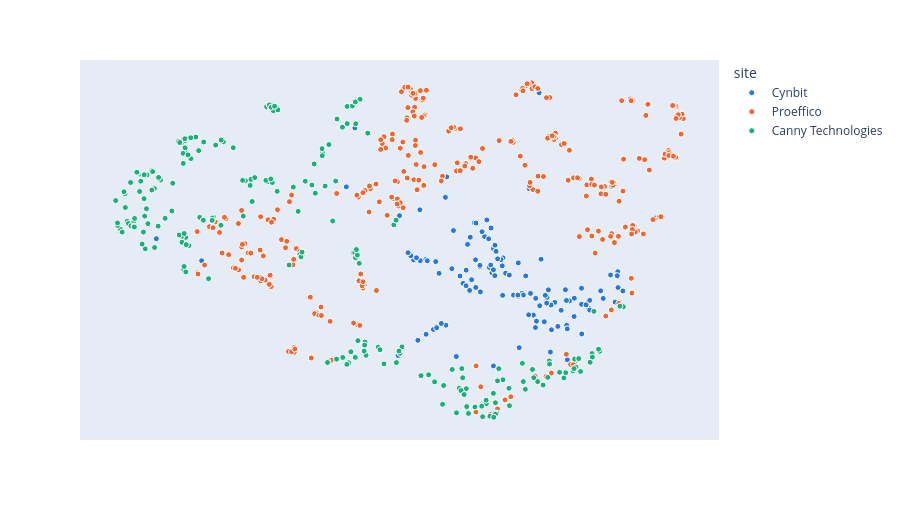

Here is the notebook cell this chart was saved with:
### Markdown cell above
## 4. Topic map

Each dot is a section, coloured by site. Sections that sit close together discuss similar topics. The sites occupy largely separate regions: each agency writes about different subjects, in its own style.

### Code cell
import plotly.express as px
tmap = pd.read_parquet(ROOT / "outputs" / "topic_map.parquet")
tmap = tmap[tmap["cluster_id"] >= 0]
fig = px.scatter(tmap, x="x", y="y", color="site", hover_data=["label", "status", "heading"],
                 color_discrete_sequence=["#2a78d6", "#eb6834", "#1baf7a"], height=520)
fig.update_traces(marker=dict(size=6, line=dict(width=1, color="white")))
fig.update_layout(xaxis_visible=False, yaxis_visible=False)
fig

### Figure 1 — Plotly figure (JSON) as saved in the notebook; plotly's stock layout.template omitted (floating-point values rounded to 4 significant figures; data arrays with more than 128 entries replaced by an {"elided": "..."} marker saying what was removed)
{"data": [{"customdata": {"elided": "126x3 str values"}, "hovertemplate": "site=Cynbit<br>x=%{x}<br>y=%{y}<br>label=%{customdata[0]}<br>status=%{customdata[1]}<br>heading=%{customdata[2]}<extra></extra>", "legendgroup": "Cynbit", "marker": {"color": "#2a78d6", "line": {"color": "white", "width": 1}, "size": 6, "symbol": "circle"}, "mode": "markers", "name": "Cynbit", "orientation": "v", "showlegend": true, "type": "scatter", "x": [7.407, 3.909, 6.894, 7.303, 9.141, 7.936, 8.482, 8.348, 7.829, 8.268, 8.534, 7.352, 7.547, 7.055, 7.075, 7.286, 7.252, 8.307, 8.08, 8.687, 8.498, 8.118, 8.387, 7.157, 8.778, 7.11, 7.196, 3.339, 8.175, 7.577, 6.73, 8.487, 9.133, 8.216, 8.506, 8.02, 7.901, 8.503, 8.505, 8.105, 7.647, 8.495, 7.336, 6.396, 7.54, 9.106, 8.957, 8.685, 7.983, 9.144, 6.726, 4.642, 6.551, 7.234, 6.573, 7.408, 6.627, 8.294, 5.602, 7.73, 7.954, 8.109, 8.043, 8.251, 8.229, 7.536, 7.357, 7.494, 6.99, 7.777, 5.728, 7.688, 6.974, 7.525, 6.652, 7.355, 7.544, 9.049, 7.693, 8.685, 8.775, 7.278, 8.742, 8.788, 7.414, 8.592, 7.577, 7.466, 7.518, 7.557, 7.698, 7.434, 6.858, 6.822, 6.98, 6.379, 9.065, 8.151, 7.234, 6.921, 6.852, 6.657, 6.537, 6.503, 6.746, 6.609, 7.888, 8.301, 8.594, 8.428, 7.885, 8.159, 8.246, 7.672, 8.926, 8.787, 6.864, 7.596, 8.025, 7.595, 7.89, 9.205, 7.61, 5.836, 7.577, 7.63], "xaxis": "x", "y": [0.3153, 0.4556, 0.1652, 0.01885, 0.203, -0.2963, -0.2124, -0.5052, -0.337, -0.2155, -0.4702, 0.4776, 1.212, 0.2736, 1.154, 0.9997, 0.834, -1.137, -0.7972, -1.234, -1.035, -0.9383, -1.059, 0.1039, -0.4665, -1.755, -0.06519, 0.9652, 0.4914, -1.971, -1.241, -0.4472, 0.1103, -0.9512, -1.827, -0.7919, -1.549, -1.692, -1.116, -1.086, 0.4902, -0.4611, 1.333, 1.496, 0.3621, -0.4976, -0.4138, -0.1786, 0.1065, -0.162, 0.4838, 0.07641, 0.5483, -0.1224, 0.4756, 0.3504, -1.381, -1.651, -1.824, 0.1684, -0.3358, -0.4113, -0.2968, -0.3921, -0.3423, 0.3713, 1.326, 1.398, 2.391, 0.125, 2.161, 0.3381, 1.919, 0.3026, 1.632, -0.1603, 0.3558, 0.1271, -0.3422, -0.5496, -0.6363, -0.2289, -0.5606, -0.4578, -0.2625, -0.8305, 0.7374, 1.013, 0.9615, 0.1807, 0.5226, 1.126, -1.067, -1.13, -1.031, -1.731, 2.172, 4.331, 0.2384, -0.9915, 0.4366, 0.4573, 0.5717, 0.6408, 0.4542, 0.5237, -0.3651, -0.5653, -0.4085, -0.6877, -0.3355, -0.5818, -0.5216, 0.4807, -0.2388, -0.6832, -1.09, 0.8151, 2.123, 0.1123, 0.4062, -0.2411, 0.6731, 3.52, 0.2486, 0.4997], "yaxis": "y"}, {"customdata": {"elided": "311x3 str values"}, "hovertemplate": "site=Proeffico<br>x=%{x}<br>y=%{y}<br>label=%{customdata[0]}<br>status=%{customdata[1]}<br>heading=%{customdata[2]}<extra></extra>", "legendgroup": "Proeffico", "marker": {"color": "#eb6834", "line": {"color": "white", "width": 1}, "size": 6, "symbol": "circle"}, "mode": "markers", "name": "Proeffico", "orientation": "v", "showlegend": true, "type": "scatter", "x": {"elided": "311 float values"}, "xaxis": "x", "y": {"elided": "311 float values"}, "yaxis": "y"}, {"customdata": {"elided": "225x3 str values"}, "hovertemplate": "site=Canny Technologies<br>x=%{x}<br>y=%{y}<br>label=%{customdata[0]}<br>status=%{customdata[1]}<br>heading=%{customdata[2]}<extra></extra>", "legendgroup": "Canny Technologies", "marker": {"color": "#1baf7a", "line": {"color": "white", "width": 1}, "size": 6, "symbol": "circle"}, "mode": "markers", "name": "Canny Technologies", "orientation": "v", "showlegend": true, "type": "scatter", "x": {"elided": "225 float values"}, "xaxis": "x", "y": {"elided": "225 float values"}, "yaxis": "y"}], "layout": {"height": 520, "legend": {"title": {"text": "site"}, "tracegroupgap": 0}, "margin": {"t": 60}, "xaxis": {"anchor": "y", "domain": [0.0, 1.0], "title": {"text": "x"}, "visible": false}, "yaxis": {"anchor": "x", "domain": [0.0, 1.0], "title": {"text": "y"}, "visible": false}}}
